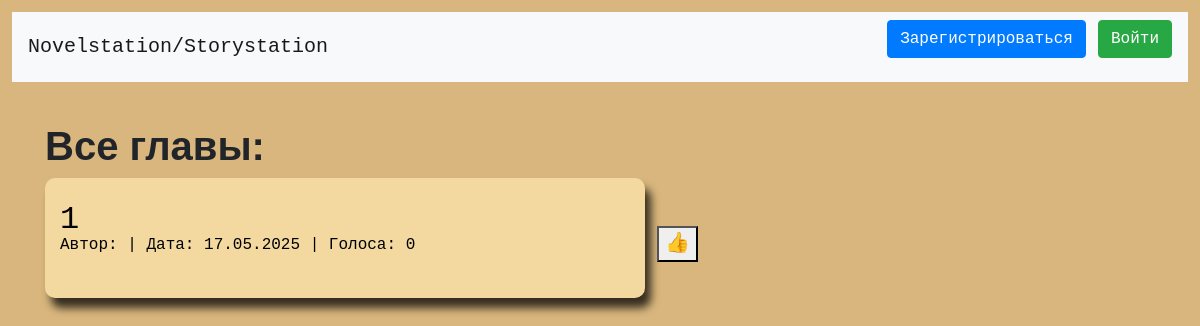
Before: / with the older database file.
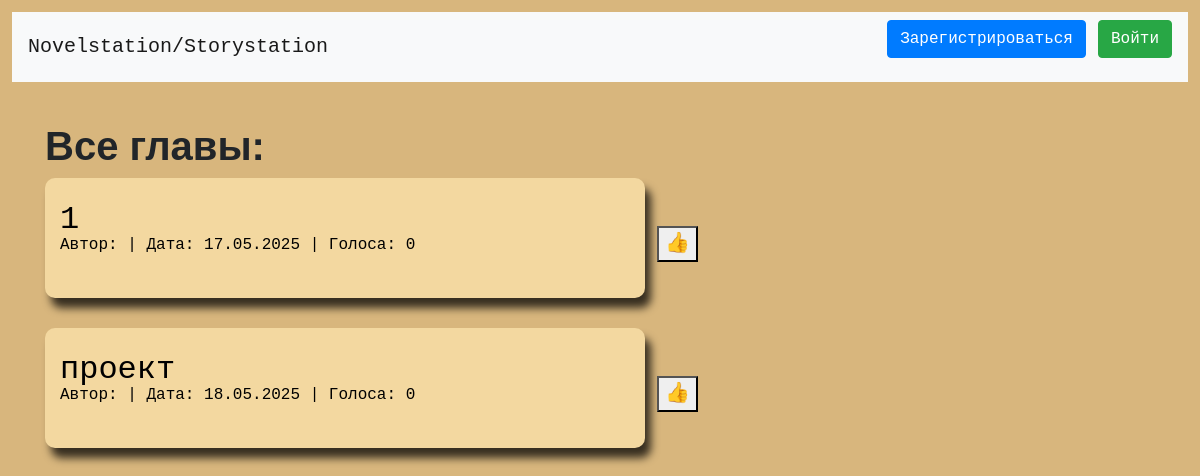
After: the same page with the newer database file.
### data/chapters.py (models this page shows)
class Chapter(SqlAlchemyBase, UserMixin):
    __tablename__ = 'chapters'
    id = Column(Integer, primary_key=True)
    parent = Column(Integer, default=-1)
    author_id = Column(Integer, ForeignKey("users.id"))
    state = Column(Integer, default=0)  # 0-первая глава 1-продолжениеб 2-концовка
    votes = Column(Integer, default=0)
    date = Column(DateTime, default=datetime.utcnow)
    content = Column(Text, nullable=False, default='')
    title = Column(Text, nullable=False)

### server.py (the view)
@app.route('/')
def index():
    db_sess = db_session.create_session()
    chapters = [char for char in db_sess.query(Chapter).all() if char.state == 0]
    return render_template('index.html', chapters=chapters, title='Лента', users=db_sess.query(User).all())

### data/db_session.py (called while the page is built)
def create_session() -> Session:
    global __factory
    return __factory()

### templates/index.html (shortened to what this page needs)
{% extends "base.html" %}
{% block head %}
<link rel="stylesheet" href="../static/base.css">
{% endblock %}
{% block content %}
<br>
<h1>Все главы:</h1>
{% for chapter in chapters %}
    <a href="/read/{{ chapter.id }}">
        <button class="editorSheet" style='overflow: hidden; border-radius: 10px; min-height: 10vw; max-height: 20vw'>
            <h2 style="margin-bottom: -10px">{{ chapter.title|safe }}</h2>
            <div style="overflow-wrap: anywhere">
                <small style="margin-top: -10px">Автор: {{ current_user.name|safe }} | Дата: {{ chapter.date.strftime('%d.%m.%Y') }} | Голоса: {{ chapter.votes|safe }}</small>
            </div>
        </button>
    </a>
    <a href="/vote/{{ chapter.id }}{{index}}">
        <button class="vote-btn">👍</button>
    </a>
    <br>
    <br>
{% endfor %}
{% endblock %}

### templates/base.html (shortened to what this page needs)
<!doctype html>
<html lang="ru">
<head>
    <link rel="stylesheet"
          href="https://stackpath.bootstrapcdn.com/bootstrap/4.4.1/css/bootstrap.min.css"
>
    {% block head %}{% endblock %}
</head>
<body>
<header>
    <nav class="navbar navbar-light bg-light">
        <a class="navbar-brand" href="/">Novelstation/Storystation</a>
        {% if current_user.is_authenticated %}
        <form action="/personal/{{ current_user.id }}">
            <button style="font-size: 30px" type="text" required>🖋</button>
        </form>
        <a class="navbar-brand" href="/profile/{{ current_user.id }}">{{ current_user.name }}</a>
        {% else %}
        <p>
            <a class="btn btn-primary " href="/register">Зарегистрироваться</a>
            <a class="btn btn-success" href="/login">Войти</a>
        </p>
        {% endif %}
    </nav>
</header>
<main role="main" class="container">
    <div style="margin-top: 10px">
    {% block content %}{% endblock %}
    </div>
</main>
</body>
</html>

### static/base.css (style rules this page uses)
body { text-align: left; margin: 1vw; font-family: Courier New, Courier, sans-serif; font-size: 20px; background-color: #d8b67d; }
.editorSheet { width: 50vw; min-height: 100vw; margin-left: 0; border: 0 solid; text-align: left; background-color: #f3d8a0; -webkit-box-shadow: 6px 10px 9px 0 rgba(0, 0, 0, 0.75); -moz-box-shadow: 6px 10px 9px 0 rgba(0, 0, 0, 0.75); box-shadow: 6px 10px 9px 0 rgba(0, 0, 0, 0.75); padding: 15px; }
h1 { font-size: 40px; font-family: Tahoma, sans-serif; font-weight: 900; }

Changed rows visible on the page:
added Chapter: title "проект", date "18.05.2025", votes "0"
